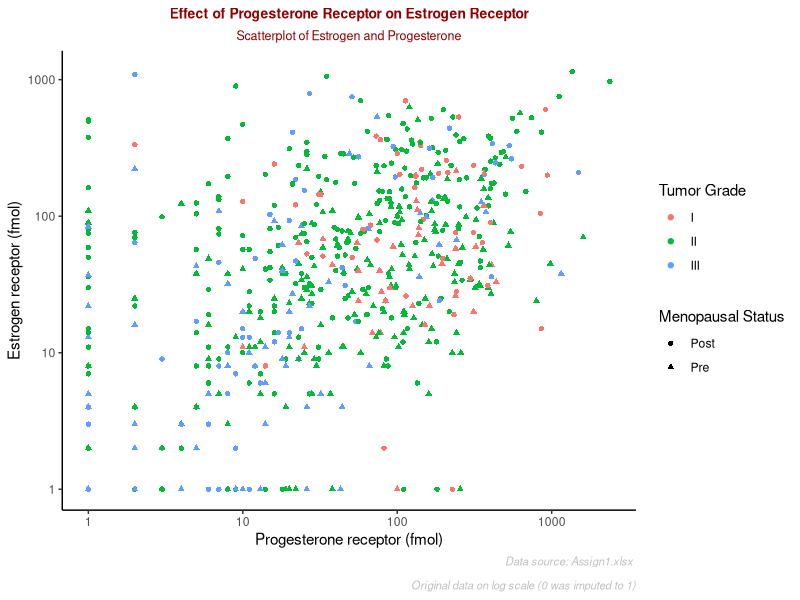
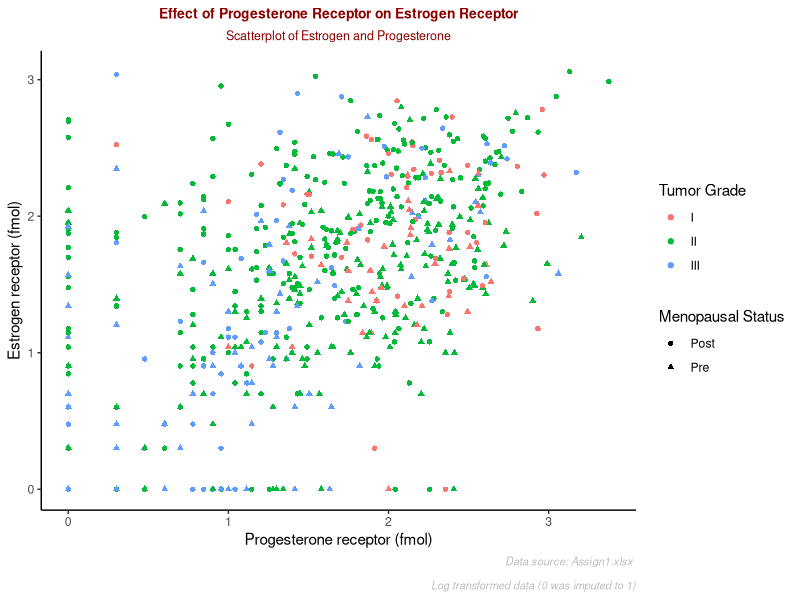
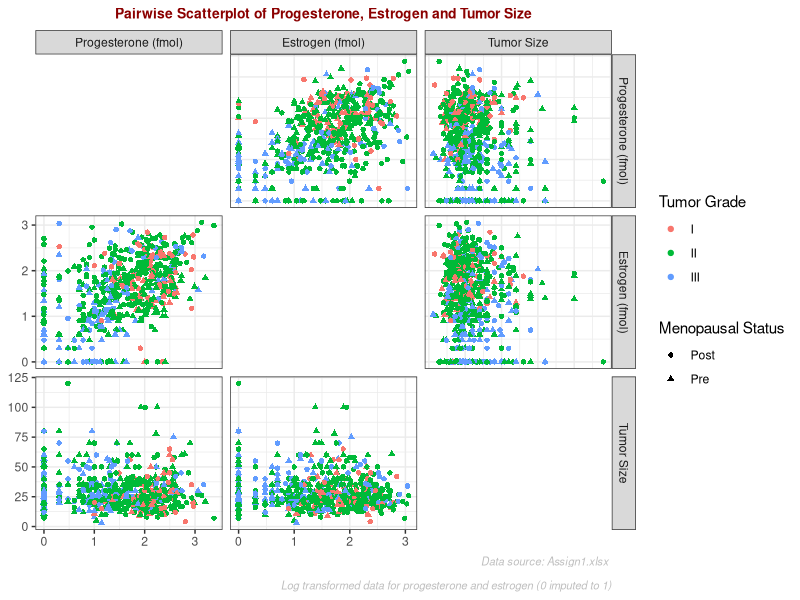

Recreate these plots in R, in order.
## ---- chunk 1
## Loading the required libraries
library(readxl)
library(ggplot2)
library(GGally)

## Reading the data
HW1_data <- read_excel("data/Assign1.xlsx")
HW1_data$progrec2 <- ifelse(HW1_data$progrec==0, 1, HW1_data$progrec)
HW1_data$estrec2 <- ifelse(HW1_data$estrec==0, 1, HW1_data$estrec)

## Plotting Original Data on log-scale
fig1a<- ggplot(data= HW1_data, aes(x=progrec2, y=estrec2, col=tgrade, shape=menostat)) 
fig1a + geom_point() + 
        labs(x="Progesterone receptor (fmol)", y="Estrogen receptor (fmol)", 
             title="Effect of Progesterone Receptor on Estrogen Receptor", 
             subtitle="Scatterplot of Estrogen and Progesterone", 
             caption="Data source: Assign1.xlsx \n 
             Original data on log scale (0 was imputed to 1)", col="Tumor Grade",
             shape="Menopausal Status") + 
        scale_x_log10() + 
        scale_y_log10() +
        theme_classic() + 
        theme(plot.title=element_text(color="red4", size=10, face="bold", 
             lineheight=0.9, hjust=0.5), plot.subtitle=element_text(color="red4", 
             hjust=0.5,size=9), plot.caption=element_text(color="gray", face="italic", 
             size=8)) 

## ---- chunk 2

## Plotting log-transformed data - use the log function within the aes() function
fig1b <- ggplot(data= HW1_data, aes(x=log10(progrec2), y=log10(estrec2), col=tgrade, 
       shape=menostat)) 

fig1b + geom_point() + 
        labs(x="Progesterone receptor (fmol)", y="Estrogen receptor (fmol)", 
            title="Effect of Progesterone Receptor on Estrogen Receptor", 
            subtitle="Scatterplot of Estrogen and Progesterone", 
            caption="Data source: Assign1.xlsx \n 
            Log transformed data (0 was imputed to 1)", col="Tumor Grade", 
            shape="Menopausal Status") +
        theme_classic() + 
        theme(plot.title=element_text(color="red4", size=10, face="bold", 
             lineheight=0.9, hjust=0.5), plot.subtitle=element_text(color="red4", 
             hjust=0.5,size=9), plot.caption=element_text(color="gray", face="italic", 
             size=8)) 
## ---- chunk 3

HW1_data$progrec3 <- log10(HW1_data$progrec2)
HW1_data$estrec3 <- log10(HW1_data$estrec2)

fig2 <- ggpairs(data=HW1_data, columns=c("progrec3", "estrec3", "tsize"), 
                title="Pairwise Scatterplot of Progesterone, Estrogen and Tumor Size",
                axisLabels="show", 
                columnLabels=c("Progesterone (fmol)","Estrogen (fmol)","Tumor Size"), 
                upper=list(continuous="points"), 
                mapping=aes(color=tgrade, shape=menostat), legend=c(3,2), 
                diag="blank", 
                xlab=NULL, 
                ylab=NULL) 
fig2 +  theme_bw() + 
        theme(plot.title=element_text(color="red4", size=10, face="bold", 
              lineheight=0.9, hjust=0.5), 
              plot.subtitle=element_text(color="red4", hjust=0.5,size=9), 
              plot.caption=element_text(color="gray", face="italic", size=8)) +
        labs(caption="Data source: Assign1.xlsx \n 
              Log transformed data for progesterone and estrogen (0 imputed to 1)", 
              col="Tumor Grade", shape="Menopausal Status")
